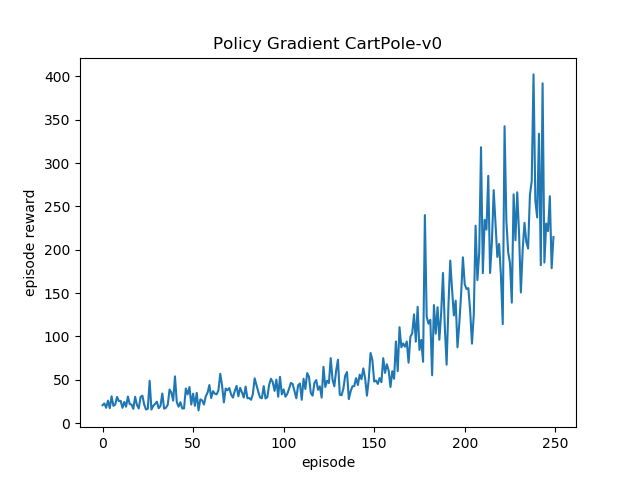

Here is the Python script that generated this plot:
import time

import gym
import numpy as np
import matplotlib.pyplot as plt

import mxnet as mx
from mxnet import gluon, nd, autograd, init
import gluonbook as gb


class PGNetwork(gluon.nn.Block):
    def __init__(self, n_actions):
        super(PGNetwork, self).__init__()
        self.n_actions = n_actions
        self.dense0 = gluon.nn.Dense(32, activation='relu')
        self.dense1 = gluon.nn.Dense(16, activation='relu')
        self.dense2 = gluon.nn.Dense(self.n_actions)

    def forward(self, state):
        values = self.dense2(self.dense1(self.dense0(state)))
        probs = nd.softmax(values, axis=1)
        return probs


class PG:
    def __init__(self,
                 learning_rate,
                 gamma,
                 n_action,
                 n_feature,
                 ctx):
        self.learning_rate = learning_rate
        self.gamma = gamma
        self.n_actions = n_action
        self.n_feature = n_feature
        self.ctx = ctx

        self.network = PGNetwork(self.n_actions)
        self.network.initialize(init=init.Xavier(), ctx=ctx)
        self.optimizer = gluon.Trainer(self.network.collect_params(),
                                       'adam',
                                       {'learning_rate': self.learning_rate})

        self.states = []
        self.actions = []
        self.rewards = []

    def store_transition(self, s, a, r):
        self.states.append(s)
        self.actions.append(a)
        self.rewards.append(r)

    def choose_action(self, state):
        state = nd.array([state], ctx=self.ctx)
        all_action_prob = self.network(state)
        action = int(nd.sample_multinomial(all_action_prob).asnumpy())
        return action

    def discount_and_normalized_rewards(self):
        # discounted episode rewards
        discounted_rewards = np.zeros_like(self.rewards)
        running_add = 0
        for t in reversed(range(0, len(self.rewards))):
            running_add = running_add * self.gamma + self.rewards[t]
            discounted_rewards[t] = running_add
        discounted_rewards -= np.mean(discounted_rewards)
        discounted_rewards /= np.std(discounted_rewards)
        return discounted_rewards

    def learn(self):
        rewards = nd.array(self.discount_and_normalized_rewards(), ctx=self.ctx)
        states = nd.array(self.states, ctx=self.ctx)
        with autograd.record():
            probs = self.network(states)
            actions = nd.array(self.actions, ctx=self.ctx)

            loss = -nd.pick(probs, actions).log() * rewards
        loss.backward()
        self.optimizer.step(batch_size=len(self.states))

        # reset
        self.states = []
        self.actions = []
        self.rewards = []

    def save(self):
        self.network.save_parameters('Policy Gradient parameters')
        print('Parameters saved')

    def load(self):
        self.network.load_parameters('Policy Gradient parameters')
        print('Parameters loaded')


# split a list into n sublists and sum them
def smooth_function(l, n):
    m = []
    split_list = np.array_split(l, n)
    for i in split_list:
        m.append(np.mean(i))
    return m


t = time.strftime('%Y-%m-%d %H:%M:%S', time.localtime(time.time()))
seed = 3
np.random.seed(seed)
mx.random.seed(seed)
env = gym.make('CartPole-v0').unwrapped
env.seed(seed)
RENDER = False
ctx = gb.try_gpu()

agent = PG(learning_rate=0.0005,
           gamma=0.99,
           n_action=env.action_space.n,
           n_feature=env.observation_space.shape[0],
           ctx=ctx)

# you can get good performance if load the parameters
# agent.load()
episode_reward_list = []
for i_episode in range(1000):
    state = env.reset()
    while True:
        if RENDER:
            env.render()
        action = agent.choose_action(state)
        next_state, reward, done, info = env.step(action)
        agent.store_transition(state, action, reward)
        if done:
            episode_reward = sum(agent.rewards)
            print('episode %d ends with reward %d' % (i_episode, episode_reward))
            episode_reward_list.append(episode_reward)
            mean_reward = sum(episode_reward_list[-100:]) / 100
            # render if get good performance
            if mean_reward > 195:
                RENDER = True
            agent.learn()
            break
        state = next_state
agent.save()
env.close()


l = smooth_function(episode_reward_list, 250)
plt.plot(l)
plt.xlabel('episode')
plt.ylabel('episode reward')
plt.title('Policy Gradient CartPole-v0')
plt.savefig('./Policy Gradient.png')
plt.show()
